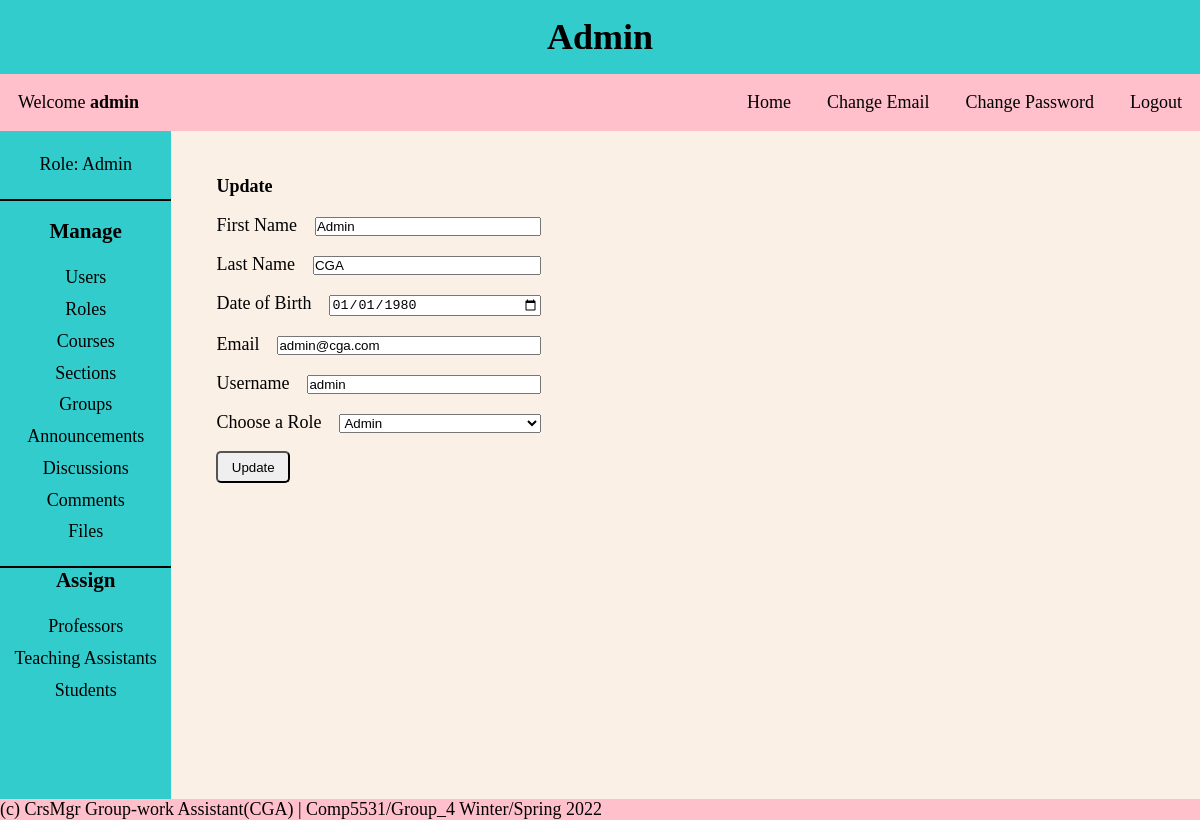
/CGA/project/pages/admin.php?page=users_update&id=10000 (signed in), run on the app's committed database.
### tables this page shows
CREATE TABLE Users
(
  user_id INT NOT NULL AUTO_INCREMENT,
  first_name VARCHAR(30) NOT NULL,
  last_name VARCHAR(30) NOT NULL,
  dob DATE NOT NULL,
  email VARCHAR(30) NOT NULL,
  username VARCHAR(30) NOT NULL,
  password VARCHAR(30) NOT NULL,
  created_on DATETIME DEFAULT CURRENT_TIMESTAMP,
  first_login TINYINT NOT NULL,
  role_id INT NOT NULL,
  PRIMARY KEY (user_id),
  FOREIGN KEY (role_id) REFERENCES Roles(role_id),
  UNIQUE (email),
  UNIQUE (username)
);

### CGA/project/helper/functions.php (called while the page is built, shortened)
<?php
function get_role_array()
{
    global $conn;
    $query = "SELECT * FROM roles";
    $result = mysqli_query($conn, $query);
    return $result;
}

### CGA/project/CRUD/users_update.php (the view, shortened to what this page needs)
<?php
$id = $_GET['id'];
$query = "SELECT * FROM users WHERE user_id='$id'";
$results = mysqli_query($conn, $query);
while ($row = mysqli_fetch_assoc($results)) {
    $first_name = $row['first_name'];
    $last_name = $row['last_name'];
    $dob = $row['dob'];
    $email = $row['email'];
    $username = $row['username'];
}
?>
<div class="form-container">
    <form class="form-body" action="" method="post">
        <div class="form-input">
            <p><b>Update</b></p>
            <label>First Name</label>
            <span><input type="text" name="firstname" value=<?= $first_name ?>></span>
        </div>
        <div class="form-input">
            <label>Last Name</label>
            <span> <input type="text" name="lastname" value=<?= $last_name ?>> </span>
        </div>
        <div class="form-input">
            <label>Date of Birth</label>
            <span><input type="date" name="dob" value=<?= $dob ?>> </span>
        </div>
        <div class="form-input">
            <label>Email</label>
            <span><input type="email" name="email" value=<?= $email ?>> </span>
        </div>
        <div class="form-input">
            <label>Username</label>
            <span><input type="text" name="username" value=<?= $username ?>></span>
        </div>
        <div class="form-input">
            <label for="roles">Choose a Role</label>
            <span>
                <select id="roles" name="role">
                    <?php
                    $roles = get_role_array();
                    foreach ($roles as $role) {
                        $role_id = $role['role_id'];
                        $role_name = $role['role_name'];
                        echo "<option name=role_name value='$role_id'>$role_name</option>";
                    }
                    ?>
                </select>
            </span>
        </div>
        <div class="form-submit">
            <input type="submit" name="update_user" value="Update">
        </div>
    </form>
</div>

### CGA/project/styles/style.css (style rules this page uses)
* { margin: 0; padding: 0; box-sizing: border-box; }
body { background-color: #faf0e6; font-family: 'Times New Roman', Times, serif; font-size: large; }
.col-right p { padding: 1em 0; }
.form-container { display: block; margin: 0 auto; align-items: center; }
.form-body { text-align: center; padding: 2em; }
form div { padding: 0.5em; }
.form-input label { float: left; }
.form-input input, select { width: 100%; }
.form-input span { display: block; overflow: hidden; padding: 0 1em; }
.form-submit input { padding: 0.5em 1em; border-radius: 5px; }
section .form-container { margin: 0 0; }
section .form-body { text-align: left; padding: 0 1em; }
@media only screen and (min-width: 480px) { .form-container { max-width: 70%; } }
@media only screen and (min-width: 768px) { .form-container { max-width: 60%; } }
@media only screen and (min-width: 1024px) { .form-container { max-width: 50%; } }
@media only screen and (min-width: 1200px) { .form-container { max-width: 40%; } }

### data on the page
users: firstname "Admin", lastname "CGA", dob "01/01/1980", email "admin@cga.com", username "admin"

### other printed values
$role_name "Admin"
$username "admin"
$_SESSION['role_name'] "Admin"
form field role "Admin"
